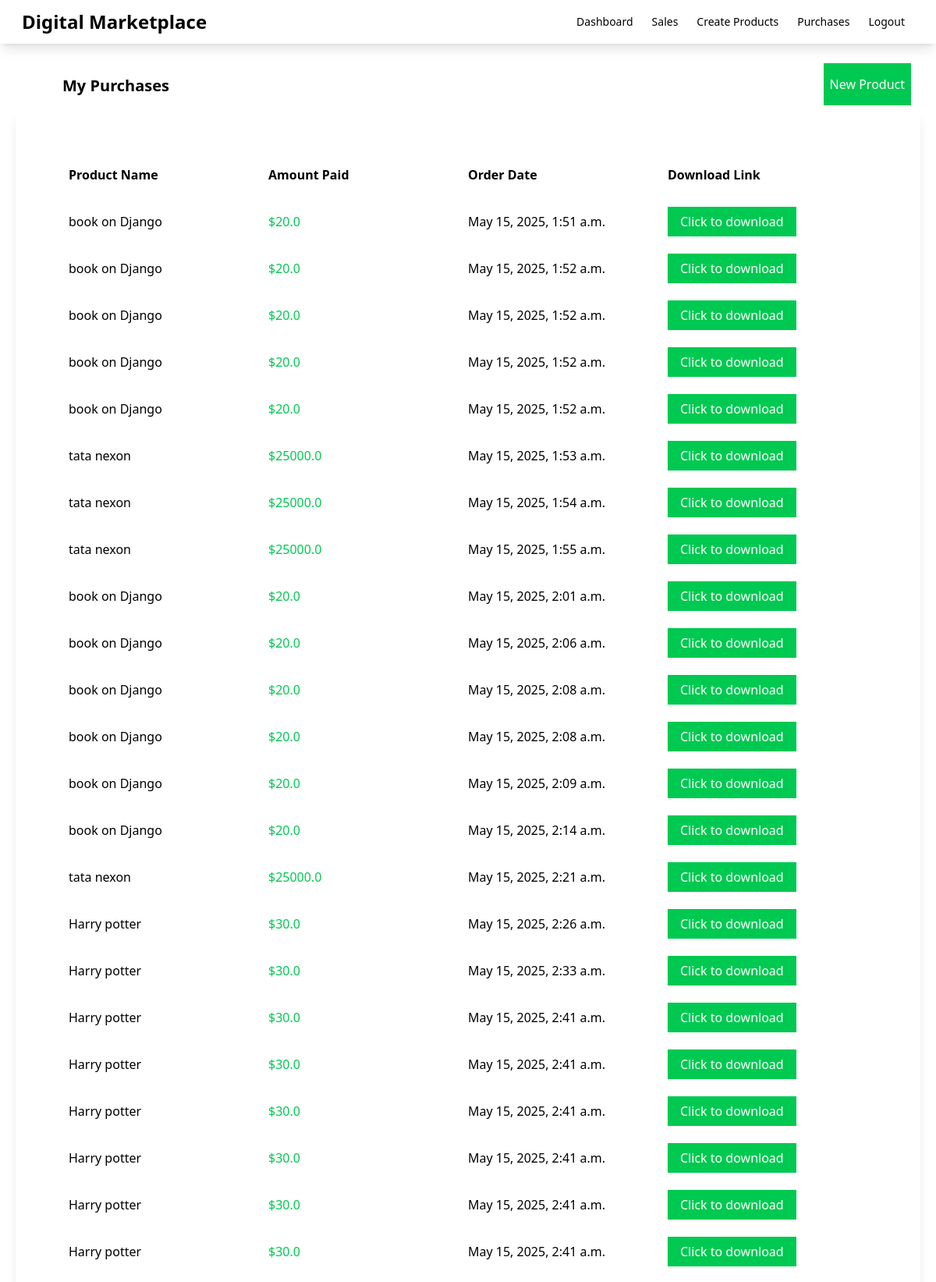
Page /purchases/ (upper part) on the committed database.
### myapp/models.py (models this page shows, shortened)
class OrderDetail(models.Model):
    customer_email = models.EmailField()
    product = models.ForeignKey(Product, on_delete=models.CASCADE)
    amount = models.FloatField()
    instamojo_payment_request_id = models.CharField(max_length=200, blank=True, null=True)
    instamojo_payment_id = models.CharField(max_length=200, blank=True, null=True)
    stripe_payment_intent = models.CharField(max_length=200, blank=True, null=True)
    has_paid = models.BooleanField(default=False)
    created_on = models.DateTimeField(auto_now_add=True)
    updated_on = models.DateTimeField(auto_now=True)

class Product(models.Model):
    seller = models.ForeignKey(User, on_delete=models.CASCADE)
    name = models.CharField(max_length=100)
    description = models.CharField(max_length=100)
    price = models.FloatField()
    file = models.FileField(upload_to='uploads')
    total_sales_amount = models.IntegerField(default=0)
    total_sales = models.IntegerField(default=0)

### myapp/views.py (the view)
# urls.py: path('purchases/',views.my_purchases,name='purchases'),
def my_purchases(request):
    orders = OrderDetail.objects.all()
    return render(request, 'myapp/purchases.html',{'orders':orders})

### myapp/templates/myapp/purchases.html
{% extends 'myapp/base.html' %}
{% block body %}
    <div class="flex justify-between">
        <div class="ml-20 mt-10 font-bold text-xl">My Purchases</div>
        <div class="ml-20 mt-10">
            <a class="bg-green-500 text-white px-2 py-4 mr-8" href="{% url 'createproduct' %}">New Product</a>
        </div>
    </div>
    <div class="order-container shadow-lg p-10 m-5">
        <div class="order-header flex font-bold  m-5 p-2 ">
            <div class="w-1/4">
                Product Name
            </div>
            <div class="w-1/4">
                Amount Paid
            </div>
            <div class="w-1/4">
                Order Date
            </div>
            <div class="w-1/4">
                Download Link
            </div>
        </div>
        {% for order in orders %}
        <div class="flex  m-5 p-2">
            <div class="w-1/4">
                {{order.product.name}}
            </div>
            <div class="w-1/4 text-green-500">
                ${{order.amount}}
            </div>
            <div class="w-1/4">
                {{order.created_on}}
            </div>
            <div class="w-1/4">
                <a class="bg-green-500 text-white px-4 py-2" href="{{order.product.file.url}}" download>Click to download</a>
            </div>
        </div>
        {% endfor %}
    </div>
{% endblock %}

### rows in the picture
OrderDetail: product.name "book on Django", amount "20.0", created_on "May 15, 2025, 1:51 a.m."
OrderDetail: product.name "book on Django", amount "20.0", created_on "May 15, 2025, 1:52 a.m."
OrderDetail: product.name "book on Django", amount "20.0", created_on "May 15, 2025, 1:52 a.m."
OrderDetail: product.name "book on Django", amount "20.0", created_on "May 15, 2025, 1:52 a.m."
OrderDetail: product.name "book on Django", amount "20.0", created_on "May 15, 2025, 1:52 a.m."
OrderDetail: product.name "tata nexon", amount "25000.0", created_on "May 15, 2025, 1:53 a.m."
OrderDetail: product.name "tata nexon", amount "25000.0", created_on "May 15, 2025, 1:54 a.m."
OrderDetail: product.name "tata nexon", amount "25000.0", created_on "May 15, 2025, 1:55 a.m."
OrderDetail: product.name "book on Django", amount "20.0", created_on "May 15, 2025, 2:01 a.m."
OrderDetail: product.name "book on Django", amount "20.0", created_on "May 15, 2025, 2:06 a.m."
OrderDetail: product.name "book on Django", amount "20.0", created_on "May 15, 2025, 2:08 a.m."
OrderDetail: product.name "book on Django", amount "20.0", created_on "May 15, 2025, 2:08 a.m."
OrderDetail: product.name "book on Django", amount "20.0", created_on "May 15, 2025, 2:09 a.m."
OrderDetail: product.name "book on Django", amount "20.0", created_on "May 15, 2025, 2:14 a.m."
OrderDetail: product.name "tata nexon", amount "25000.0", created_on "May 15, 2025, 2:21 a.m."
OrderDetail: product.name "Harry potter", amount "30.0", created_on "May 15, 2025, 2:26 a.m."
OrderDetail: product.name "Harry potter", amount "30.0", created_on "May 15, 2025, 2:33 a.m."
OrderDetail: product.name "Harry potter", amount "30.0", created_on "May 15, 2025, 2:41 a.m."
OrderDetail: product.name "Harry potter", amount "30.0", created_on "May 15, 2025, 2:41 a.m."
OrderDetail: product.name "Harry potter", amount "30.0", created_on "May 15, 2025, 2:41 a.m."
OrderDetail: product.name "Harry potter", amount "30.0", created_on "May 15, 2025, 2:41 a.m."
OrderDetail: product.name "Harry potter", amount "30.0", created_on "May 15, 2025, 2:41 a.m."
OrderDetail: product.name "Harry potter", amount "30.0", created_on "May 15, 2025, 2:41 a.m."
